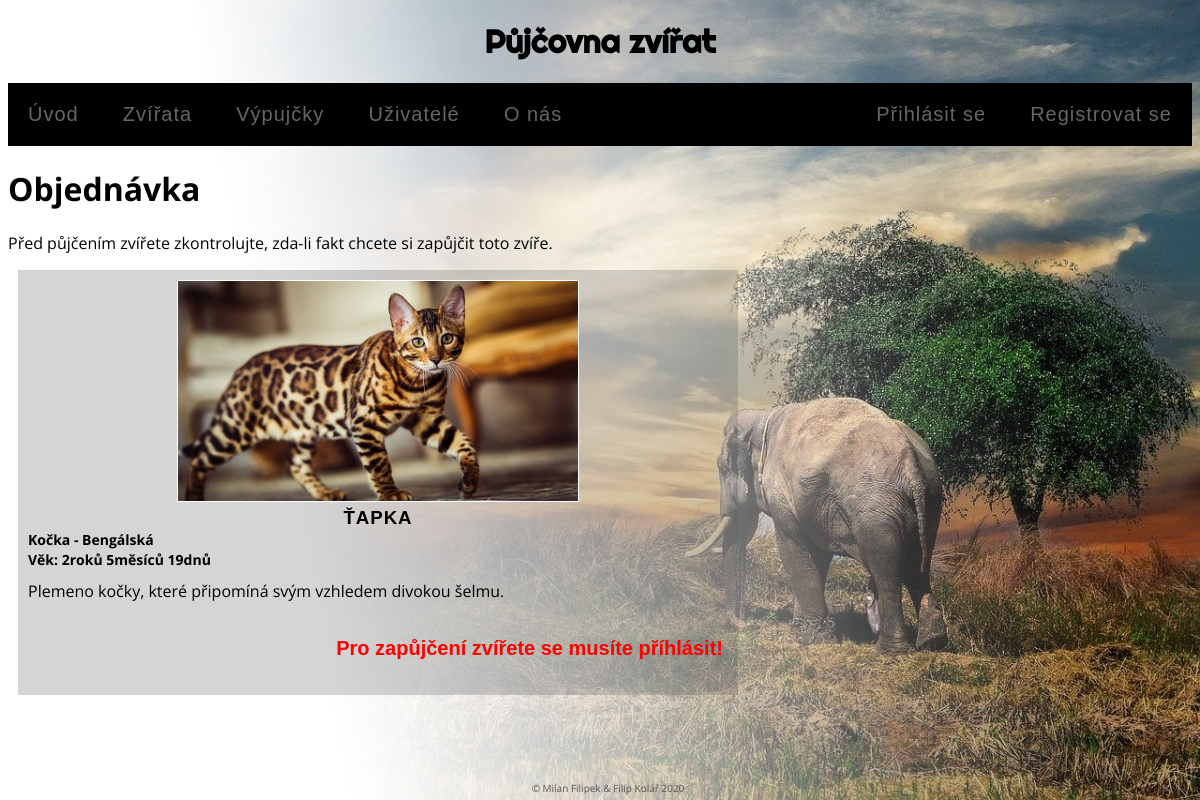
The page /app/objednavka.php?id=4 on the database its author committed.
### tables this page shows
CREATE TABLE IF NOT EXISTS `zvirata` (
`IDz` int(11) NOT NULL,
  `druh` varchar(25) NOT NULL,
  `jmeno` varchar(25) NOT NULL,
  `dat_nar` date NOT NULL,
  `popis` varchar(512) DEFAULT NULL,
  `obrazek` varchar(255) NOT NULL
);

### app/objednavka.php (the view, shortened to what this page needs)
<?php
require 'static/db_pripojeni.php';
require 'static/html_top.php';
  $dotaz = "
    SELECT *, DATEDIFF(CURTIME(), dat_nar) as vek
    FROM zvirata
	WHERE IDz = {$_GET['id']};
  ";
  $zvirata = mysqli_query($db, $dotaz);
  $zvirata = mysqli_fetch_all($zvirata, MYSQLI_ASSOC);
?>
  <h1>Objednávka</h1>
  <p>Před půjčením zvířete zkontrolujte, zda-li fakt chcete si zapůjčit toto zvíře.</p>
<?php
  foreach ($zvirata as $zvire) {
	$days = $zvire["vek"];
	$start_date = new DateTime();
	$end_date = (new $start_date)->add(new DateInterval("P{$days}D") );
	$dd = date_diff($start_date,$end_date);
	echo "<div class='objednavka'>";
		echo "<img src='{$zvire["obrazek"]}'>";
		echo "<h3>{$zvire["jmeno"]}</h3>";
		echo "<h4>{$zvire["druh"]}</h4>";
		if($dd->y == 0){
			echo "<h4>Věk: ".$dd->m."měsíců ".$dd->d."dnů"."</h4>";
		}
		else{
			echo "<h4>Věk: ".$dd->y."roků ".$dd->m."měsíců ".$dd->d."dnů"."</h4>";
		}
		echo "<p class='popis'>{$zvire["popis"]}</p>";
		if(isset($_SESSION['uzivatel']))
			echo "<form method='post'>
					  <input type='submit' name='order_zvire' value='Zapůjčit' class='zapujcitorderbtn'/>
				  </form>";
		else
			echo "<p class='chyba'>Pro zapůjčení zvířete se musíte příhlásit!</p>";
	echo "</div>";
  }
?>
<?php
	require 'static/html_bottom.php';
?>

### app/styl.css (style rules this page uses)
html { min-height:100%; position:relative; }
body { font-family: 'Open Sans', sans-serif; background-image: url("imgs/bg/fadeToWhite.png"), url("imgs/bg/slon.jpg"); background-repeat: no-repeat; background-size: cover, cover; background-position: right; height: 100%; }
.popis { margin: 0; padding-bottom: 10px; padding-top: 10px; height: 15%; }
.objednavka { background-color: #59575740; float: left; padding: 10px; width: 700px; margin-left:10px; }
.objednavka img { display: block; width: 400px; border: 1px solid white; margin: 0 auto; }
.objednavka h3 { text-align: center; margin: 0; padding: 0; padding-top: 0px; padding-top: 5px; letter-spacing: 0.05em; font-family: "Raleway",Helvetica,Arial,Verdana,sans-serif; font-weight: 700; text-transform: uppercase; }
.objednavka h4 { margin-top: 1px; margin-bottom: 1px; font-size: 14px; }
.chyba { padding: 5px; float:right; color: red; font-size: 20px; font-family: "Raleway",Helvetica,Arial,Verdana,sans-serif; font-weight: bold; }

### rows shown on the page
zvirata: obrazek (picture), jmeno "ŤAPKA", druh "Kočka - Bengálská", popis "Plemeno kočky, které připomíná svým vzhledem divokou šelmu."
